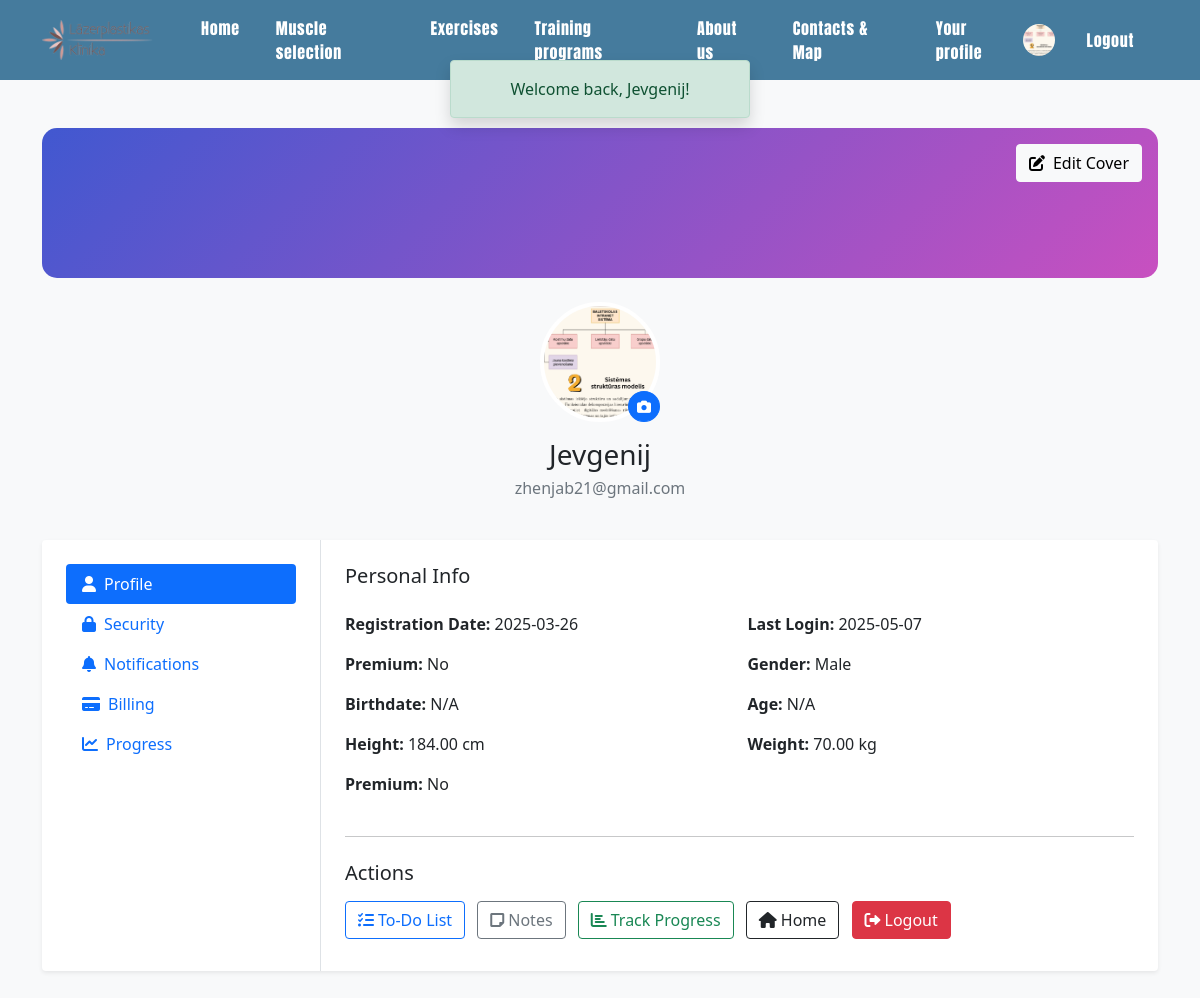
Before: /welcome.php (signed in) with the older database file.
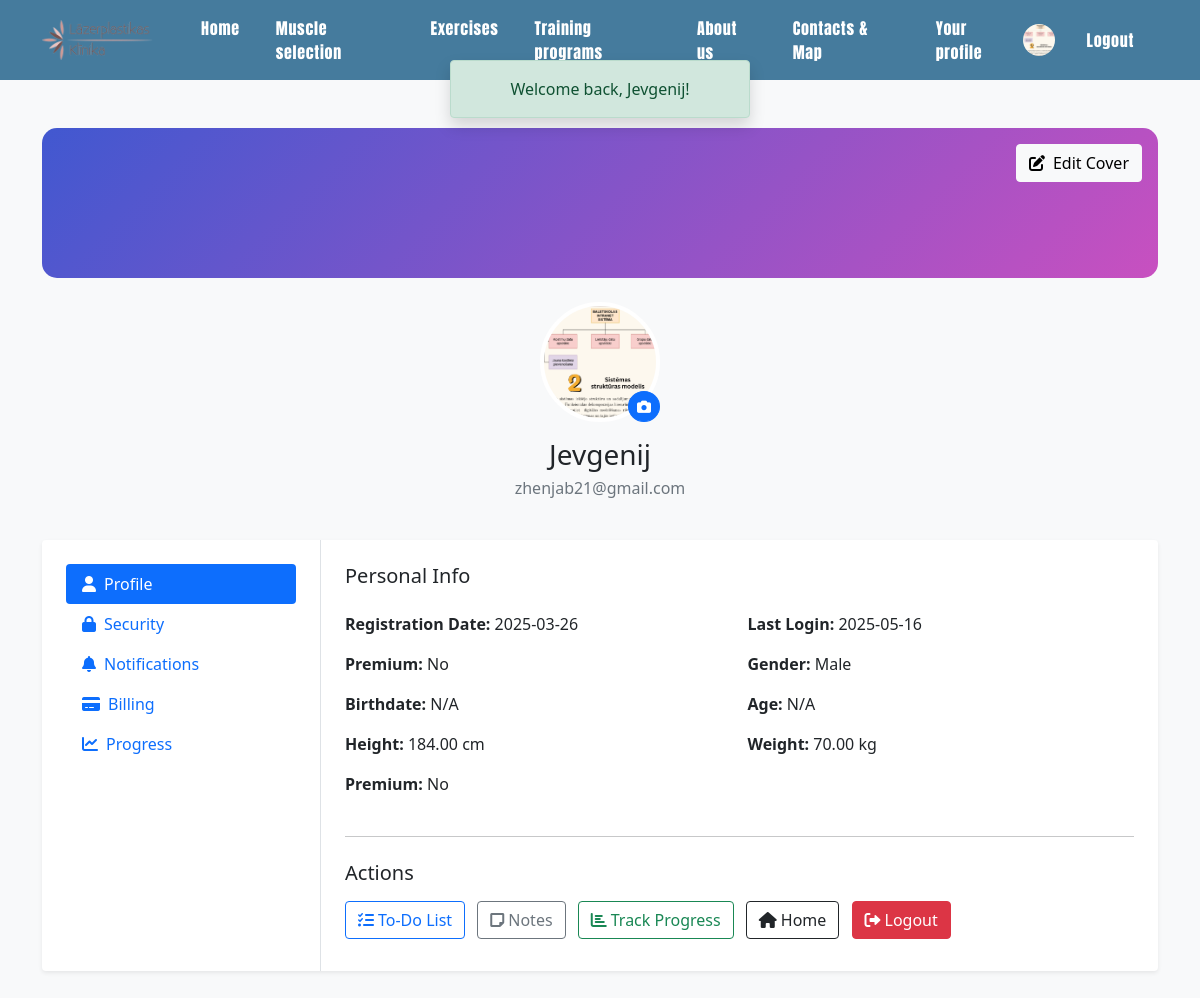
After: the same page with the newer database file.
### tables this page shows
CREATE TABLE `users` (
  `userID` int(11) NOT NULL,
  `username` varchar(50) NOT NULL,
  `email` varchar(100) NOT NULL,
  `password` varchar(255) NOT NULL,
  `weight` decimal(5,2) NOT NULL,
  `gender` enum('Male','Female','Other') NOT NULL,
  `height` decimal(5,2) NOT NULL,
  `registrationDate` date NOT NULL,
  `birthdate` date DEFAULT NULL,
  `lastLoginDate` date DEFAULT NULL,
  `avatar` varchar(255) DEFAULT 'uploads/avatars/default_avatar.png',
  `isPremium` tinyint(1) NOT NULL DEFAULT 0
);

### welcome.php (the view, shortened to what this page needs)
<?php
$conn = new mysqli('localhost', 'root', '', 'gymbridges');
$user_id = $_SESSION['user_id'];
$stmt = $conn->prepare("SELECT * FROM users WHERE userID = ?");
$stmt->bind_param("i", $user_id);
$stmt->execute();
$result = $stmt->get_result();
$user = $result->fetch_assoc();
$birthdate = !empty($user['birthdate']) ? $user['birthdate'] : 'N/A';
$age = 'N/A';
$avatar = !empty($user['avatar']) ? htmlspecialchars($user['avatar']) : 'images/default_avatar.png';
?>
<!DOCTYPE html>
<html lang="en">
<head>
  <link href="https://cdn.jsdelivr.net/npm/bootstrap@5.0.2/dist/css/bootstrap.min.css" rel="stylesheet">
  <link href="https://cdnjs.cloudflare.com/ajax/libs/font-awesome/6.0.0/css/all.min.css" rel="stylesheet">
  <link href="style.css" rel="stylesheet">
</head>
<body>
<?php include 'includes/header.php'; ?>
<?php if (isset($_SESSION['success'])): ?>
  <div id="success-alert" class="position-fixed top-0 start-50 translate-middle-x alert alert-success text-center shadow"
       style="z-index: 1050; margin-top: 60px; min-width: 300px;">
    <?= $_SESSION['success']; unset($_SESSION['success']); ?>
  </div>
<?php endif; ?>
<div class="bg-light">
  <div class="container py-5">
    <div class="row">
      <div class="col-12 mb-4">
        <div class="profile-header position-relative mb-4">
          <div class="position-absolute top-0 end-0 p-3">
            <button class="btn btn-light"><i class="fas fa-edit me-2"></i>Edit Cover</button>
          </div>
        </div>
        <div class="text-center">
          <div class="position-relative d-inline-block">
          <img src="<?= $avatar ?>" class="rounded-circle profile-pic" alt="Avatar" data-bs-toggle="modal" data-bs-target="#avatarModal" style="cursor: pointer;">
            <form method="POST" action="upload_avatar.php" enctype="multipart/form-data" class="position-absolute bottom-0 end-0">
              <label class="btn btn-primary btn-sm rounded-circle m-0">
                <i class="fas fa-camera"></i>
              </label>
            </form>
          </div>
          <h3 class="mt-3 mb-1"><?= htmlspecialchars($user['username']) ?></h3>
          <p class="text-muted mb-3"><?= htmlspecialchars($user['email']) ?></p>
        </div>
      </div>
      <div class="col-12">
        <div class="card border-0 shadow-sm">
          <div class="card-body p-0">
            <div class="row g-0">
              <div class="col-lg-3 border-end">
                <div class="p-4">
                  <div class="nav flex-column nav-pills">
                    <a class="nav-link active" href="#"><i class="fas fa-user me-2"></i>Profile</a>
                    <a class="nav-link" href="#"><i class="fas fa-lock me-2"></i>Security</a>
                    <a class="nav-link" href="#"><i class="fas fa-bell me-2"></i>Notifications</a>
                    <a class="nav-link" href="#"><i class="fas fa-credit-card me-2"></i>Billing</a>
                    <a class="nav-link" href="#"><i class="fas fa-chart-line me-2"></i>Progress</a>
                  </div>
                </div>
              </div>
              <div class="col-lg-9">
                <div class="p-4">
                  <h5 class="mb-4">Personal Info</h5>
                  <div class="row g-3">
                    <div class="col-md-6"><strong>Registration Date:</strong> <?= htmlspecialchars($user['registrationDate']) ?></div>
                    <div class="col-md-6"><strong>Last Login:</strong> <?= htmlspecialchars($user['lastLoginDate']) ?></div>
                    <div class="col-md-6"><strong>Premium:</strong> <?= $user['isPremium'] ? 'Yes' : 'No' ?></div>
                    <div class="col-md-6"><strong>Gender:</strong> <?= htmlspecialchars($user['gender']) ?></div>
                    <div class="col-md-6"><strong>Birthdate:</strong> <?= $birthdate ?></div>
                    <div class="col-md-6"><strong>Age:</strong> <?= $age ?></div>
                    <div class="col-md-6"><strong>Height:</strong> <?= htmlspecialchars($user['height']) ?> cm</div>
                    <div class="col-md-6"><strong>Weight:</strong> <?= htmlspecialchars($user['weight']) ?> kg</div>
                    <p><strong>Premium:</strong> <?= isset($user['isPremium']) && $user['isPremium'] ? 'Yes' : 'No' ?></p>
                  </div>
                  <hr class="my-4">
                  <h5 class="mb-3">Actions</h5>
                  <a href="todo.php" class="btn btn-outline-primary me-2 mb-2"><i class="fas fa-tasks me-1"></i>To-Do List</a>
                  <a href="notes.php" class="btn btn-outline-secondary me-2 mb-2"><i class="fas fa-sticky-note me-1"></i>Notes</a>
                  <a href="progress.php" class="btn btn-outline-success me-2 mb-2"><i class="fas fa-chart-bar me-1"></i>Track Progress</a>
                  <a href="index.php" class="btn btn-outline-dark me-2 mb-2"><i class="fas fa-home me-1"></i>Home</a>
                  <a href="logout.php" class="btn btn-danger me-2 mb-2"><i class="fas fa-sign-out-alt me-1"></i>Logout</a>
                </div>
              </div>
            </div>
          </div>
        </div>
      </div>
    </div>
  </div>
</div>
</body>
</html>

Changed rows visible on the page:
changed users "Jevgenij": lastLoginDate "2025-05-07" → "2025-05-16"
